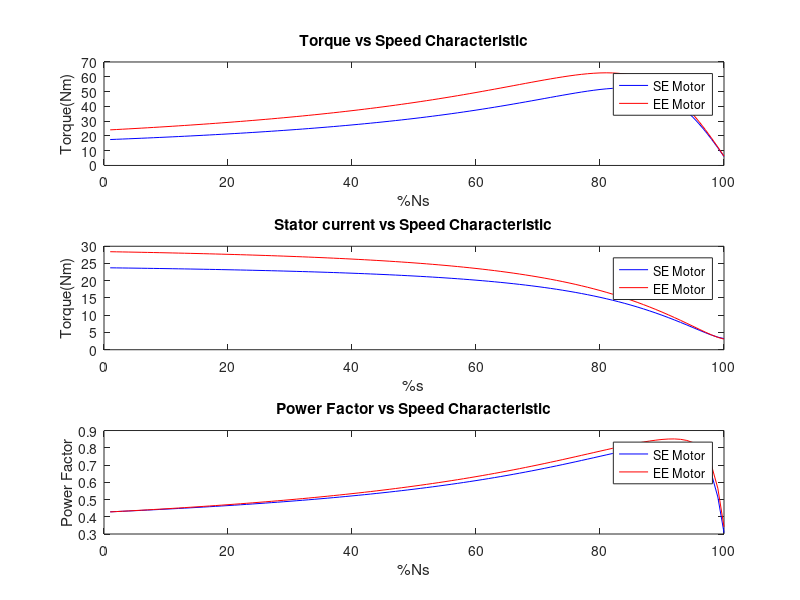

Reproduce this figure in MATLAB.
% Section A Q1

% Define variables
R1 = double([2.087, 1.500]);
X1 = double([4.274, 3.462]);
Xm = double([66.560, 72.252]);
X2 = double([4.274, 3.642]);
R2 = double([2.122, 1.994]);
Prot = double([134.669, 88.924]);
Vline = 380;
f = 50;
p = 3;
Vp = double(Vline / sqrt(3));


% Calculate Vth
Vth = (Xm ./ sqrt(R1.^2 + (X1+Xm).^2)).*Vp;
disp(['Vth ' num2str(Vth)])


% Calculate Voc
Voc = complex(0,Xm)./(R1 + complex(0,X1+Xm)).*Vp;
disp(['Voc = ' num2str(Voc)])

% Calculate Isc
Isc = Vp./(R1 + complex(0, X1));
disp(['Isc = ' num2str(Isc)])
  
% Calculate Zth
Zth = Voc ./ Isc;
disp(['Zth = ' num2str(Zth)])

% Separate out Rth and Zth 
Rth = real(Zth);
Xth = imag(Zth);
disp(['Rth = ' num2str(Rth)])
disp(['Xth = ' num2str(Xth)])

% Question 2

% find Ns and ws
Ns = (120*f)/p;                     %Ns is defined twice need to fix that
    %disp(['Ns  = ' num2str(Ns)])
ws = Ns*(2*pi/60);

% Question 2 
% Cerate s matrix
Smin = 1;
Sstep = 1;
Smax = 100;
s = Smin:Sstep:Smax;
% create Ns matrix
Ns = flip(s);           % this is wrong and needs to be changed


    
% Calc T
Tm1 = 3*(1/ws).*((Vth(1)^2) ./ ((Rth(1)+R2(1) ./ (0.01*Ns).^2)+((Xth(1) + X2(1)).^2))).*(R2(1)./(0.01*Ns));
Tm2 = 3*(1/ws).*((Vth(2)^2) ./ ((Rth(2)+R2(2) ./ (0.01*Ns).^2)+((Xth(2) + X2(2)).^2))).*(R2(2)./(0.01*Ns));

% create a figure window with subplots
figure;
subplot(3,1,1);
% Plot Torque vs speed
plot(s,Tm1, 'b-',s,Tm2,'r-')                    % plots are showing %Ns but need to be showing n 
title('Torque vs Speed Characteristic')
xlabel('%Ns')
ylabel('Torque(Nm)')
legend('SE Motor', 'EE Motor')

% Question 3 Stator current vs Speed
Z11 = R1(1) + complex(0, X1(1)) + (complex(0,Xm(1)).*((R2(1)./(0.01*Ns))+complex(0,X2(1)))) ./ ((R2(1)./(0.01*Ns)) + complex(0, Xm(1)+X2(1))); %eqn is correct but outputting wrong values
Z12 = R1(2) + complex(0, X1(2)) + (complex(0,Xm(2)).*((R2(2)./(0.01*Ns))+complex(0,X2(2)))) ./ ((R2(2)./(0.01*Ns)) + complex(0, Xm(2)+X2(2)));

disp(['Z11 = ' num2str(Z11)])
%disp(['Z12 = ' num2str(Z12)])
I11 = Vp ./ abs(Z11);
I12 = Vp ./ abs(Z12);

% Plot current vs speed characteristic
subplot(3,1,2)
plot(s,I11, 'b-',s,I12,'r-')
title('Stator current vs Speed Characteristic')
xlabel('%s')
ylabel('Torque(Nm)')
legend('SE Motor', 'EE Motor')

% Question 4
theta1 = atan(imag(Z11)./real(Z11));
pf1 = cos(theta1);
theta2 = atan(imag(Z12) ./ real(Z12));
pf2 = cos(theta2);

%plot pf vs %Ns
subplot(3,1,3)
plot(s,pf1, 'b-',s,pf2,'r-')
title('Power Factor vs Speed Characteristic')
xlabel('%Ns')
ylabel('Power Factor')
legend('SE Motor', 'EE Motor')

% Question 5





